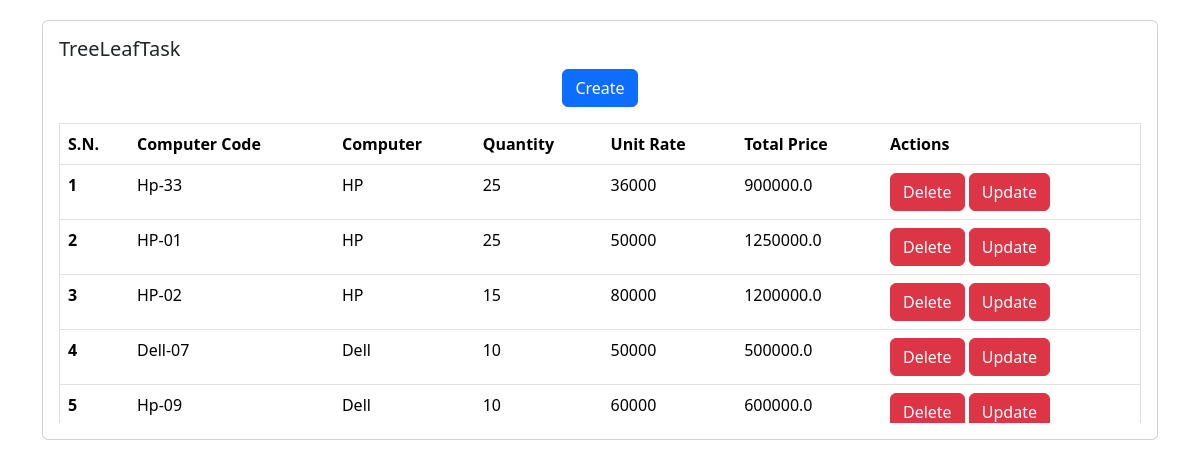
The page / on the database its author committed.
### computer/models.py (models this page shows, shortened)
class Computer(models.Model):
    computer_code = models.CharField(max_length=20, unique=True)
    computer = models.ForeignKey(ComputerSpecification , on_delete= models.CASCADE)
    quantity = models.IntegerField()
    unit_rate = models.IntegerField()
    total_price= models.FloatField()

class ComputerSpecification(models.Model):
    generation = models.CharField(max_length = 255)
    price_min = models.FloatField()
    price_max = models.FloatField()
    ram = models.IntegerField()
    brand = models.ForeignKey(ComputerBrands, on_delete= models.SET_NULL, null=True)
    def __str__(self) -> str:
        return self.brand.brand_name

class ComputerBrands(models.Model):
    brand_name = models.CharField(max_length = 255)
    logo = models.URLField()

### computer/views.py (the view)
# urls.py: path('', views.List.as_view(), name="list"),
class List(View):
    def get(self, request):
        list = Computer.objects.all()
        context={'list':list}
        return render(request, 'list.html',context)

### computer/templates/list.html
{% extends "base.html" %}
{% block home %}
<div class="container d-flex justify-content-center " style = "margin-top :20px;">
  <div class="card" style="width: 80rem;">
    <div class="card-body">
      <h5 class="card-title">TreeLeafTask</h5>
      <div class="d-flex justify-content-center mb-3">
        <a href="create"><button id="addButton" class="btn btn-primary">Create</button></a>
    </div>
  <div class="table-container" style="max-height: 300px; overflow-y: auto;">
    <table class="table" border = '1'>
      <thead>
        <tr>
          <th scope="col" >S.N.</th>
          <th scope="col" >Computer Code</th>
          <th scope="col" >Computer</th>
          <th scope="col" >Quantity</th>
          <th scope="col" >Unit Rate</th>
          <th scope="col" >Total Price</th>
          <th scope="col" >Actions</th>
        </tr>
      </thead>
      <tbody>
        {%for data in list%}
        <tr>
          <th scope="row">{{forloop.counter}}</th>
          <td>{{data.computer_code}}</td>
          <td>{{data.computer}}</td>
          <td>{{data.quantity}}</td>
          <td>{{data.unit_rate}}</td>
          <td>{{data.total_price}}</td>
          <td>
            <a href='/delete/{{data.id}}/' class="btn btn-danger" >Delete</a>
            <a href='/update/{{data.id}}/' class="btn btn-danger">Update</a>
          </td>
        </tr>
        {%endfor%}
      </tbody>
    </table>
  </div>
</div>
</div>
</div>
{% endblock  %}

### rows shown on the page
Computer: computer_code "Hp-33", computer "HP", quantity "25", unit_rate "36000", total_price "900000.0"
Computer: computer_code "HP-01", computer "HP", quantity "25", unit_rate "50000", total_price "1250000.0"
Computer: computer_code "HP-02", computer "HP", quantity "15", unit_rate "80000", total_price "1200000.0"
Computer: computer_code "Dell-07", computer "Dell", quantity "10", unit_rate "50000", total_price "500000.0"
Computer: computer_code "Hp-09", computer "Dell", quantity "10", unit_rate "60000", total_price "600000.0"
